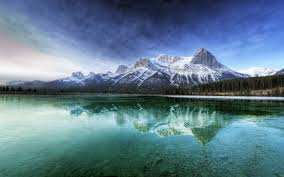
#> input picture lab_6/img/1.jpg, 284 x 177 px
$ jupyter execute lab_6_VladM.ipynb
#> lines starting #> are read from the running program, lines starting #| are printed output that depends on the picture
#### 27.04.25, &copy; Vladyslav Matkovsʹkyy KI-21-1

# Лабораторна робота №6. Метод головних компонент. Метричні методи класифікації

__Мета__: закріпити на практиці концепцію байєсівського вивода засобами мови Python

## Що ви будете вміти?
* Реалізовувати метод голових компонент засобами мови Python
* Виконувати стиснення зображень з втратами на основі PCA
* Реалізувати kNN-класифікатор з різними віконними функціями засобами мови Python

## Завдання для самостійної роботи

1. Імпортувати декілька власних довільних зображень, включаючи і власне фото.

[cell 1]
import numpy as np
from PIL import Image
import matplotlib.pyplot as plt
from sklearn.decomposition import PCA

image_paths = ["img/1.jpg", "img/2.jpg", "img/3.jpg", "img/4.jpg"]

def load_and_prepare_images(image_paths, target_size=(100, 100)):
#> called with target_size = (100, 100)
    images = []
    for path in image_paths:
        img = Image.open(path).convert('L')
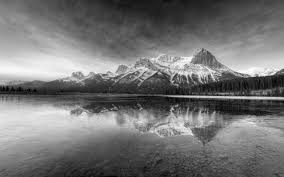
#> img: PIL image 284x177 L; min 1, max 254, mean 116.1
        img = img.resize(target_size)
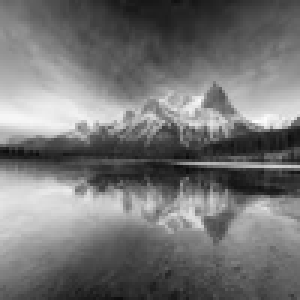
#> img: PIL image 100x100 L (shown 3 times larger); min 11, max 252, mean 116.1
        img_array = np.array(img).flatten()
#> img_array = 10000 values, max 252 at index 3988, min 11 at index 5262, mean 116.1
        images.append(img_array)
#> pass 2 of the loop in load_and_prepare_images, `for path in image_paths:`:
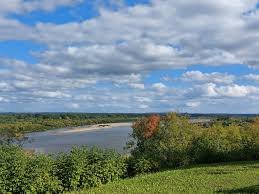
#> input picture lab_6/img/2.jpg, 259 x 194 px
#> in load_and_prepare_images, `img = Image.open(path).convert('L')`:
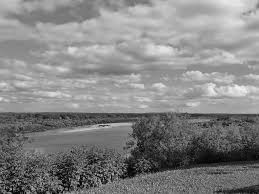
#> img: PIL image 259x194 L; min 1, max 243, mean 132.1
#> in load_and_prepare_images, `img = img.resize(target_size)`:
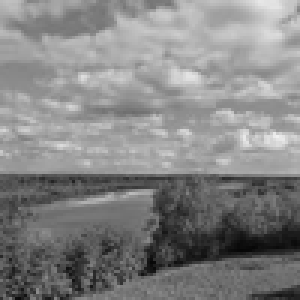
#> img: PIL image 100x100 L (shown 3 times larger); min 6, max 241, mean 132.1
#> in load_and_prepare_images, `img_array = np.array(img).flatten()`: img_array = 10000 values, max 241 at index 4592, min 6 at index 8380, mean 132.1
#> pass 3 of the loop in load_and_prepare_images, `for path in image_paths:`:
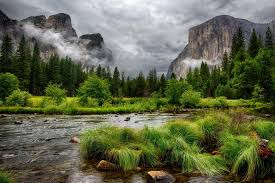
#> input picture lab_6/img/3.jpg, 275 x 183 px
#> in load_and_prepare_images, `img = Image.open(path).convert('L')`:
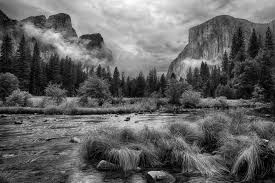
#> img: PIL image 275x183 L; min 0, max 255, mean 98.4
#> in load_and_prepare_images, `img = img.resize(target_size)`:
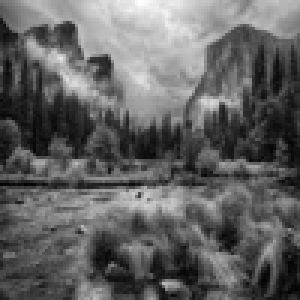
#> img: PIL image 100x100 L (shown 3 times larger); min 1, max 253, mean 98.4
#> in load_and_prepare_images, `img_array = np.array(img).flatten()`: img_array = 10000 values, max 253 at index 46, min 1 at index 6108, mean 98.36
#> the loop made 4 passes; the first 3 are shown
    return np.array(images), target_size

images, image_shape = load_and_prepare_images(image_paths)

2. Стиснути його в 20, 30, 50 разів, як показано в прикладах. ВИвести і прокоментувати результати.

[cell 2]
import numpy as np
from PIL import Image
import matplotlib.pyplot as plt
from sklearn.decomposition import PCA

# Список шляхів до зображень
image_paths = [
    "img/1.jpg",
    "img/2.jpg",
    "img/3.jpg",
    "img/4.jpg"
]

def load_and_prepare_images(image_paths, target_size=(100, 100)):
#> called with target_size = (100, 100)
    images = []
    for path in image_paths:
        img = Image.open(path).convert('L')
        img = img.resize(target_size)
        img_array = np.array(img).flatten()
#> img_array = 10000 values, max 252 at index 3988, min 11 at index 5262, mean 116.1
        images.append(img_array)
#> pass 2 of the loop in load_and_prepare_images, `for path in image_paths:`:
#> in load_and_prepare_images, `img_array = np.array(img).flatten()`: img_array = 10000 values, max 241 at index 4592, min 6 at index 8380, mean 132.1
#> pass 3 of the loop in load_and_prepare_images, `for path in image_paths:`:
#> in load_and_prepare_images, `img_array = np.array(img).flatten()`: img_array = 10000 values, max 253 at index 46, min 1 at index 6108, mean 98.36
#> the loop made 4 passes; the first 3 are shown
    return np.array(images), target_size

images, image_shape = load_and_prepare_images(image_paths)

mean_image = np.mean(images, axis=0)

def compress_and_show(compress_ratio, images, image_shape, mean_image):
    base_size = image_shape[0] * image_shape[1]
    n_components = int(base_size * compress_ratio)

    n_samples = images.shape[0]
    n_features = images.shape[1]
    max_components = min(n_samples, n_features)
    n_components = min(n_components, max_components)

    print(f"Using n_components={n_components} (max allowed: {max_components})")

    model_pca = PCA(n_components=n_components)
    model_pca.fit(images)

    images_compressed = model_pca.transform(images)

    images_restored = model_pca.inverse_transform(images_compressed) + mean_image

    plt.figure(figsize=(12, 4))
    rows, cols = 1, len(images)
    for i in range(len(images)):
        plt.subplot(rows, cols, i + 1)
        plt.imshow(images_restored[i, :].reshape(image_shape), interpolation='none', cmap='gray')
        plt.title(f"Image {i+1}")
        plt.xticks(())
        plt.yticks(())

    compression_factor = int(1 / compress_ratio)
    plt.suptitle(f"Стиснення в {compression_factor} разів")
    plt.show()

    return images_compressed, images_restored

compress_ratios = [0.05, 0.033, 0.02]
for ratio in compress_ratios:
    compressed, restored = compress_and_show(ratio, images, image_shape, mean_image)
#> this loop made 3 passes
#> pass 1, in compress_and_show, `plt.show()`:
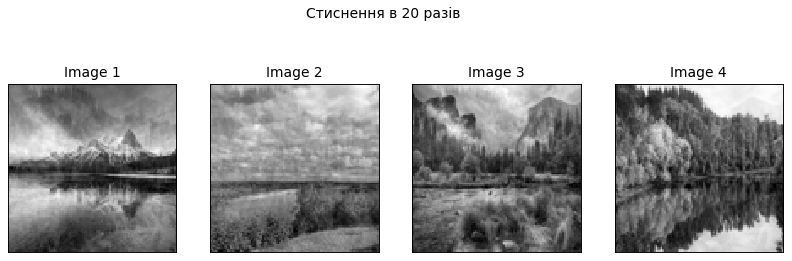
#> figure drawn by matplotlib, 4 panels

[cell 3]
import numpy as np
import matplotlib.pyplot as plt
from sklearn.preprocessing import StandardScaler

# Навчальні дані – варіант 8
x_train_8 = np.array([
    [13, 17],
    [14, 37],
    [6, 40],
    [11, 40],
    [10, 9],
    [11, 32],
    [49, 46],
    [24, 24],
    [14, 42],
    [21, 13]
])
y_train_8 = np.array([-1, -1, 1, -1, 1, 1, 1, 1, 1, 1])

# Тестові дані – випадкові точки
np.random.seed(42)
x_test = np.random.uniform(low=0, high=50, size=(20, 2))

# Стандартизація
scaler = StandardScaler()
x_train = scaler.fit_transform(x_train_8)
x_test = scaler.transform(x_test)

# Відстань Евкліда
def euclidean_distance(a, b):
    return np.sqrt(np.sum((a - b) ** 2))

# k-NN класифікатор
def knn_predict(x_train, y_train, x_test, k):
#> called with x_train = array of shape (10, 2), y_train = array of shape (10,), x_test = array of shape (20, 2), k = 3
    y_pred = []
    for test_point in x_test:
        distances = [euclidean_distance(test_point, train_point) for train_point in x_train]
        k_indices = np.argsort(distances)[:k]
        k_nearest_labels = y_train[k_indices]
        unique_labels, counts = np.unique(k_nearest_labels, return_counts=True)
        predicted_label = unique_labels[np.argmax(counts)]
        y_pred.append(predicted_label)
    return np.array(y_pred)

# Класифікація kNN
k = 3
y_pred_knn = knn_predict(x_train, y_train_8, x_test, k)

# Візуалізація kNN
plt.figure(figsize=(10, 6))
plt.scatter(x_test[:, 0], x_test[:, 1], c=y_pred_knn, cmap='coolwarm', s=100, label='Тестові точки')
plt.scatter(x_train[:, 0], x_train[:, 1], c=y_train_8, cmap='coolwarm', marker='x', s=200, label='Навчальні точки')
plt.title(f'Класифікація kNN (k={k}) – Варіант 8')
plt.xlabel('Ознака 1')
plt.ylabel('Ознака 2')
plt.legend()
plt.colorbar(label='Клас')
plt.grid(True)
plt.show()
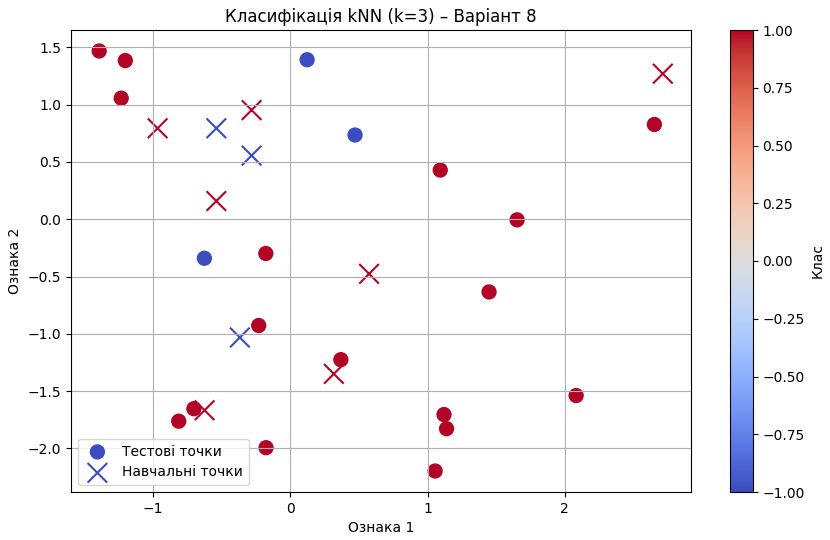
#> figure drawn by matplotlib, 2 panels

# Гаусове ядро для Парзена
def gaussian_kernel(distance, h):
    return np.exp(-distance**2 / (2 * h**2))

# Парзенівський класифікатор
def parzen_window_predict(x_train, y_train, x_test, h):
#> called with x_train = array of shape (10, 2), y_train = array of shape (10,), x_test = array of shape (20, 2), h = 1
    y_pred = []
    for test_point in x_test:
        distances = [euclidean_distance(test_point, train_point) for train_point in x_train]
        weights = [gaussian_kernel(d, h) for d in distances]
        class_weights = {}
        for label in np.unique(y_train):
            class_weights[label] = sum(w for w, l in zip(weights, y_train) if l == label)
        predicted_label = max(class_weights, key=class_weights.get)
        y_pred.append(predicted_label)
    return np.array(y_pred)

# Класифікація Парзеном
h = 1.0
y_pred_parzen = parzen_window_predict(x_train, y_train_8, x_test, h)

# Візуалізація Парзена
plt.figure(figsize=(10, 6))
plt.scatter(x_test[:, 0], x_test[:, 1], c=y_pred_parzen, cmap='coolwarm', s=100, label='Тестові точки')
plt.scatter(x_train[:, 0], x_train[:, 1], c=y_train_8, cmap='coolwarm', marker='x', s=200, label='Навчальні точки')
plt.title(f'Класифікація методом Парзена (h={h}) – Варіант 8')
plt.xlabel('Ознака 1')
plt.ylabel('Ознака 2')
plt.legend()
plt.colorbar(label='Клас')
plt.grid(True)
plt.show()
